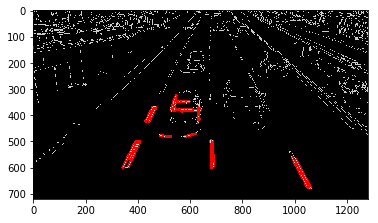

This figure's Python source:
import matplotlib.pyplot as plt
import matplotlib.image as mpimg
import numpy as np
import math
import cv2

# Read in and grayscale the image
image = mpimg.imread('test.jpg')
gray = cv2.cvtColor(image,cv2.COLOR_RGB2GRAY)

# Define a kernel size and apply Gaussian smoothing
kernel_size = 5
blur_gray = cv2.GaussianBlur(gray,(kernel_size, kernel_size),0)

# Define our parameters for Canny and apply
low_threshold = 50
high_threshold = 150
edges = cv2.Canny(blur_gray, low_threshold, high_threshold)

# Next we'll create a masked edges image using cv2.fillPoly()
mask = np.zeros_like(edges)   
ignore_mask_color = 255   

# This time we are defining a four sided polygon to mask
imshape = image.shape
vertices = np.array([[(0,imshape[0]),(450, 290), (490, 290), (imshape[1],imshape[0])]], dtype=np.int32)
cv2.fillPoly(mask, vertices, ignore_mask_color)
masked_edges = cv2.bitwise_and(edges, mask)

# Define the Hough transform parameters
rho = 2 
theta = math.pi/180
threshold = 15    
min_line_length = 40 
max_line_gap = 20    
line_image = np.copy(image)*0 

# Run Hough on edge detected image
# Output "lines" is an array containing endpoints of detected line segments
lines = cv2.HoughLinesP(masked_edges, rho, theta, threshold, np.array([]),
                            min_line_length, max_line_gap)

# Iterate over the output "lines" and draw lines on a blank image
for line in lines:
    for x1,y1,x2,y2 in line:
        cv2.line(line_image,(x1,y1),(x2,y2),(255,0,0),10)

# Create a "color" binary image to combine with line image
color_edges = np.dstack((edges, edges, edges)) 

# Draw the lines on the edge image
lines_edges = cv2.addWeighted(color_edges, 0.8, line_image, 1, 0) 
imgplot = plt.imshow(lines_edges)

imgplot.savefig('hough.png')


